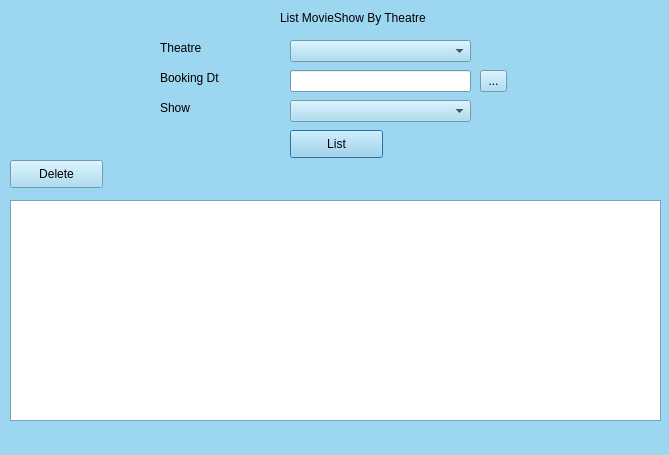
<?xml version="1.0" encoding="UTF-8"?>
<ui version="4.0">
 <class>ListMovieShowByTName</class>
 <widget class="QDialog" name="ListMovieShowByTName">
  <property name="geometry">
   <rect>
    <x>0</x>
    <y>0</y>
    <width>669</width>
    <height>455</height>
   </rect>
  </property>
  <property name="palette">
   <palette>
    <active>
     <colorrole role="WindowText">
      <brush brushstyle="SolidPattern">
       <color alpha="255">
        <red>0</red>
        <green>0</green>
        <blue>0</blue>
       </color>
      </brush>
     </colorrole>
     <colorrole role="Button">
      <brush brushstyle="SolidPattern">
       <color alpha="255">
        <red>157</red>
        <green>214</green>
        <blue>240</blue>
       </color>
      </brush>
     </colorrole>
     <colorrole role="Light">
      <brush brushstyle="SolidPattern">
       <color alpha="255">
        <red>255</red>
        <green>255</green>
        <blue>255</blue>
       </color>
      </brush>
     </colorrole>
     <colorrole role="Midlight">
      <brush brushstyle="SolidPattern">
       <color alpha="255">
        <red>206</red>
        <green>234</green>
        <blue>247</blue>
       </color>
      </brush>
     </colorrole>
     <colorrole role="Dark">
      <brush brushstyle="SolidPattern">
       <color alpha="255">
        <red>78</red>
        <green>107</green>
        <blue>120</blue>
       </color>
      </brush>
     </colorrole>
     <colorrole role="Mid">
      <brush brushstyle="SolidPattern">
       <color alpha="255">
        <red>105</red>
        <green>143</green>
        <blue>160</blue>
       </color>
      </brush>
     </colorrole>
     <colorrole role="Text">
      <brush brushstyle="SolidPattern">
       <color alpha="255">
        <red>0</red>
        <green>0</green>
        <blue>0</blue>
       </color>
      </brush>
     </colorrole>
     <colorrole role="BrightText">
      <brush brushstyle="SolidPattern">
       <color alpha="255">
        <red>255</red>
        <green>255</green>
        <blue>255</blue>
       </color>
      </brush>
     </colorrole>
     <colorrole role="ButtonText">
      <brush brushstyle="SolidPattern">
       <color alpha="255">
        <red>0</red>
        <green>0</green>
        <blue>0</blue>
       </color>
      </brush>
     </colorrole>
     <colorrole role="Base">
      <brush brushstyle="SolidPattern">
       <color alpha="255">
        <red>255</red>
        <green>255</green>
        <blue>255</blue>
       </color>
      </brush>
     </colorrole>
     <colorrole role="Window">
      <brush brushstyle="SolidPattern">
       <color alpha="255">
        <red>157</red>
        <green>214</green>
        <blue>240</blue>
       </color>
      </brush>
     </colorrole>
     <colorrole role="Shadow">
      <brush brushstyle="SolidPattern">
       <color alpha="255">
        <red>0</red>
        <green>0</green>
        <blue>0</blue>
       </color>
      </brush>
     </colorrole>
     <colorrole role="AlternateBase">
      <brush brushstyle="SolidPattern">
       <color alpha="255">
        <red>206</red>
        <green>234</green>
        <blue>247</blue>
       </color>
      </brush>
     </colorrole>
     <colorrole role="ToolTipBase">
      <brush brushstyle="SolidPattern">
       <color alpha="255">
        <red>255</red>
        <green>255</green>
        <blue>220</blue>
       </color>
      </brush>
     </colorrole>
     <colorrole role="ToolTipText">
      <brush brushstyle="SolidPattern">
       <color alpha="255">
        <red>0</red>
        <green>0</green>
        <blue>0</blue>
       </color>
      </brush>
     </colorrole>
    </active>
    <inactive>
     <colorrole role="WindowText">
      <brush brushstyle="SolidPattern">
       <color alpha="255">
        <red>0</red>
        <green>0</green>
        <blue>0</blue>
       </color>
      </brush>
     </colorrole>
     <colorrole role="Button">
      <brush brushstyle="SolidPattern">
       <color alpha="255">
        <red>157</red>
        <green>214</green>
        <blue>240</blue>
       </color>
      </brush>
     </colorrole>
     <colorrole role="Light">
      <brush brushstyle="SolidPattern">
       <color alpha="255">
        <red>255</red>
        <green>255</green>
        <blue>255</blue>
       </color>
      </brush>
     </colorrole>
     <colorrole role="Midlight">
      <brush brushstyle="SolidPattern">
       <color alpha="255">
        <red>206</red>
        <green>234</green>
        <blue>247</blue>
       </color>
      </brush>
     </colorrole>
     <colorrole role="Dark">
      <brush brushstyle="SolidPattern">
       <color alpha="255">
        <red>78</red>
        <green>107</green>
        <blue>120</blue>
       </color>
      </brush>
     </colorrole>
     <colorrole role="Mid">
      <brush brushstyle="SolidPattern">
       <color alpha="255">
        <red>105</red>
        <green>143</green>
        <blue>160</blue>
       </color>
      </brush>
     </colorrole>
     <colorrole role="Text">
      <brush brushstyle="SolidPattern">
       <color alpha="255">
        <red>0</red>
        <green>0</green>
        <blue>0</blue>
       </color>
      </brush>
     </colorrole>
     <colorrole role="BrightText">
      <brush brushstyle="SolidPattern">
       <color alpha="255">
        <red>255</red>
        <green>255</green>
        <blue>255</blue>
       </color>
      </brush>
     </colorrole>
     <colorrole role="ButtonText">
      <brush brushstyle="SolidPattern">
       <color alpha="255">
        <red>0</red>
        <green>0</green>
        <blue>0</blue>
       </color>
      </brush>
     </colorrole>
     <colorrole role="Base">
      <brush brushstyle="SolidPattern">
       <color alpha="255">
        <red>255</red>
        <green>255</green>
        <blue>255</blue>
       </color>
      </brush>
     </colorrole>
     <colorrole role="Window">
      <brush brushstyle="SolidPattern">
       <color alpha="255">
        <red>157</red>
        <green>214</green>
        <blue>240</blue>
       </color>
      </brush>
     </colorrole>
     <colorrole role="Shadow">
      <brush brushstyle="SolidPattern">
       <color alpha="255">
        <red>0</red>
        <green>0</green>
        <blue>0</blue>
       </color>
      </brush>
     </colorrole>
     <colorrole role="AlternateBase">
      <brush brushstyle="SolidPattern">
       <color alpha="255">
        <red>206</red>
        <green>234</green>
        <blue>247</blue>
       </color>
      </brush>
     </colorrole>
     <colorrole role="ToolTipBase">
      <brush brushstyle="SolidPattern">
       <color alpha="255">
        <red>255</red>
        <green>255</green>
        <blue>220</blue>
       </color>
      </brush>
     </colorrole>
     <colorrole role="ToolTipText">
      <brush brushstyle="SolidPattern">
       <color alpha="255">
        <red>0</red>
        <green>0</green>
        <blue>0</blue>
       </color>
      </brush>
     </colorrole>
    </inactive>
    <disabled>
     <colorrole role="WindowText">
      <brush brushstyle="SolidPattern">
       <color alpha="255">
        <red>78</red>
        <green>107</green>
        <blue>120</blue>
       </color>
      </brush>
     </colorrole>
     <colorrole role="Button">
      <brush brushstyle="SolidPattern">
       <color alpha="255">
        <red>157</red>
        <green>214</green>
        <blue>240</blue>
       </color>
      </brush>
     </colorrole>
     <colorrole role="Light">
      <brush brushstyle="SolidPattern">
       <color alpha="255">
        <red>255</red>
        <green>255</green>
        <blue>255</blue>
       </color>
      </brush>
     </colorrole>
     <colorrole role="Midlight">
      <brush brushstyle="SolidPattern">
       <color alpha="255">
        <red>206</red>
        <green>234</green>
        <blue>247</blue>
       </color>
      </brush>
     </colorrole>
     <colorrole role="Dark">
      <brush brushstyle="SolidPattern">
       <color alpha="255">
        <red>78</red>
        <green>107</green>
        <blue>120</blue>
       </color>
      </brush>
     </colorrole>
     <colorrole role="Mid">
      <brush brushstyle="SolidPattern">
       <color alpha="255">
        <red>105</red>
        <green>143</green>
        <blue>160</blue>
       </color>
      </brush>
     </colorrole>
     <colorrole role="Text">
      <brush brushstyle="SolidPattern">
       <color alpha="255">
        <red>78</red>
        <green>107</green>
        <blue>120</blue>
       </color>
      </brush>
     </colorrole>
     <colorrole role="BrightText">
      <brush brushstyle="SolidPattern">
       <color alpha="255">
        <red>255</red>
        <green>255</green>
        <blue>255</blue>
       </color>
      </brush>
     </colorrole>
     <colorrole role="ButtonText">
      <brush brushstyle="SolidPattern">
       <color alpha="255">
        <red>78</red>
        <green>107</green>
        <blue>120</blue>
       </color>
      </brush>
     </colorrole>
     <colorrole role="Base">
      <brush brushstyle="SolidPattern">
       <color alpha="255">
        <red>157</red>
        <green>214</green>
        <blue>240</blue>
       </color>
      </brush>
     </colorrole>
     <colorrole role="Window">
      <brush brushstyle="SolidPattern">
       <color alpha="255">
        <red>157</red>
        <green>214</green>
        <blue>240</blue>
       </color>
      </brush>
     </colorrole>
     <colorrole role="Shadow">
      <brush brushstyle="SolidPattern">
       <color alpha="255">
        <red>0</red>
        <green>0</green>
        <blue>0</blue>
       </color>
      </brush>
     </colorrole>
     <colorrole role="AlternateBase">
      <brush brushstyle="SolidPattern">
       <color alpha="255">
        <red>157</red>
        <green>214</green>
        <blue>240</blue>
       </color>
      </brush>
     </colorrole>
     <colorrole role="ToolTipBase">
      <brush brushstyle="SolidPattern">
       <color alpha="255">
        <red>255</red>
        <green>255</green>
        <blue>220</blue>
       </color>
      </brush>
     </colorrole>
     <colorrole role="ToolTipText">
      <brush brushstyle="SolidPattern">
       <color alpha="255">
        <red>0</red>
        <green>0</green>
        <blue>0</blue>
       </color>
      </brush>
     </colorrole>
    </disabled>
   </palette>
  </property>
  <property name="windowTitle">
   <string>Dialog</string>
  </property>
  <widget class="QLabel" name="label">
   <property name="geometry">
    <rect>
     <x>280</x>
     <y>10</y>
     <width>191</width>
     <height>16</height>
    </rect>
   </property>
   <property name="text">
    <string>List MovieShow By Theatre</string>
   </property>
  </widget>
  <widget class="QLabel" name="label_2">
   <property name="geometry">
    <rect>
     <x>160</x>
     <y>40</y>
     <width>81</width>
     <height>16</height>
    </rect>
   </property>
   <property name="text">
    <string>Theatre</string>
   </property>
  </widget>
  <widget class="QComboBox" name="cmbTh">
   <property name="geometry">
    <rect>
     <x>290</x>
     <y>40</y>
     <width>181</width>
     <height>22</height>
    </rect>
   </property>
  </widget>
  <widget class="QLabel" name="label_3">
   <property name="geometry">
    <rect>
     <x>160</x>
     <y>70</y>
     <width>111</width>
     <height>16</height>
    </rect>
   </property>
   <property name="text">
    <string>Booking Dt</string>
   </property>
  </widget>
  <widget class="QLineEdit" name="edtBdt">
   <property name="geometry">
    <rect>
     <x>290</x>
     <y>70</y>
     <width>181</width>
     <height>22</height>
    </rect>
   </property>
  </widget>
  <widget class="QLabel" name="label_4">
   <property name="geometry">
    <rect>
     <x>160</x>
     <y>100</y>
     <width>91</width>
     <height>16</height>
    </rect>
   </property>
   <property name="text">
    <string>Show</string>
   </property>
  </widget>
  <widget class="QComboBox" name="cmbShow">
   <property name="geometry">
    <rect>
     <x>290</x>
     <y>100</y>
     <width>181</width>
     <height>22</height>
    </rect>
   </property>
  </widget>
  <widget class="QPushButton" name="btnList">
   <property name="geometry">
    <rect>
     <x>290</x>
     <y>130</y>
     <width>93</width>
     <height>28</height>
    </rect>
   </property>
   <property name="text">
    <string>List</string>
   </property>
  </widget>
  <widget class="QTableView" name="tableView">
   <property name="geometry">
    <rect>
     <x>10</x>
     <y>200</y>
     <width>651</width>
     <height>221</height>
    </rect>
   </property>
  </widget>
  <widget class="QPushButton" name="btnDel">
   <property name="geometry">
    <rect>
     <x>10</x>
     <y>160</y>
     <width>93</width>
     <height>28</height>
    </rect>
   </property>
   <property name="text">
    <string>Delete</string>
   </property>
  </widget>
  <widget class="QToolButton" name="toolButton">
   <property name="geometry">
    <rect>
     <x>480</x>
     <y>70</y>
     <width>27</width>
     <height>22</height>
    </rect>
   </property>
   <property name="text">
    <string>...</string>
   </property>
  </widget>
 </widget>
 <resources/>
 <connections/>
</ui>
